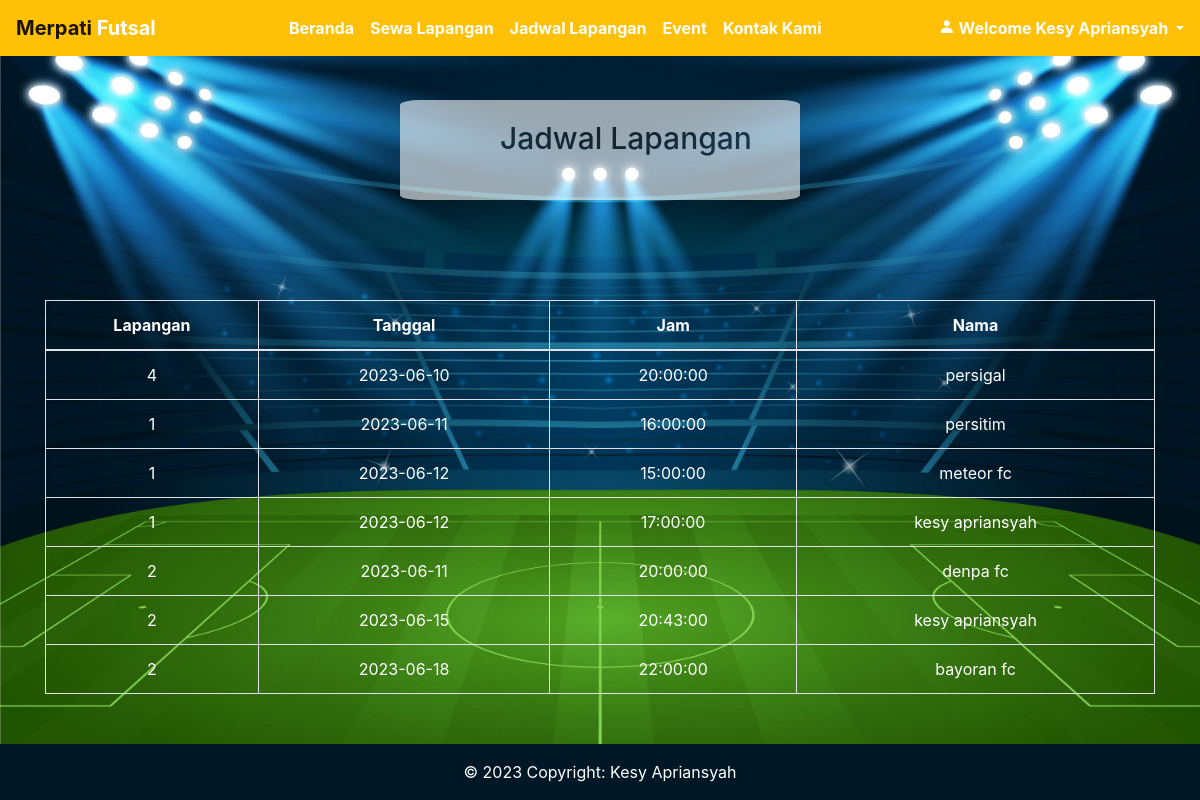
Page /pages-user/Jadwal.php (signed in) on the committed database.
### tables this page shows
CREATE TABLE `booking` (
  `id` int(11) NOT NULL,
  `nama` varchar(255) NOT NULL,
  `no_telepon` varchar(255) NOT NULL,
  `tanggal` date NOT NULL,
  `waktu` time NOT NULL,
  `durasi` int(11) NOT NULL,
  `jumlah_pemain` int(11) NOT NULL,
  `no_lapangan` int(11) NOT NULL,
  `harga` int(11) NOT NULL,
  `deposito` varchar(255) NOT NULL,
  `keterangan` varchar(255) DEFAULT NULL
);

### pages-user/Jadwal.php (the view, shortened to what this page needs)
<?php
include('../src/connection.php');
$query = mysqli_query($connect, "SELECT * FROM booking");
$hasil = mysqli_fetch_all($query, MYSQLI_ASSOC);
?>
<!DOCTYPE html>
<html lang="en">
<head>
      <link href="./css/jadwal.css?=<?php echo time(); ?>" rel="stylesheet" />
      <link href="https://unpkg.com/boxicons@2.0.9/css/boxicons.min.css" rel="stylesheet" />
  <link rel="stylesheet" href="https://maxcdn.bootstrapcdn.com/bootstrap/4.0.0/css/bootstrap.min.css">
</head>
<body>
    <?php include("./header.php")?>
<main class="content"><h1>Jadwal Lapangan</h1>
</main>
   <div class="container ">
          <div class="order">
            <table class="table table-bordered text-center">
              <thead>
                <tr>
                    <th>Lapangan</th>
                    <th>Tanggal</th>
                    <th>Jam</th>
                    <th>Nama</th>
                </tr>
              </thead>
              <tbody>
                 <?php foreach ($hasil as $key =>
              $value) : ?>
                <tr>
                    <td class="px-4"><?php echo $value['no_lapangan']; ?></td>
                    <td class="px-4"><?php echo $value['tanggal']; ?></td>
                    <td class="px-4"><?php echo $value['waktu']; ?></td>
                    <td class="px-4"><?php echo $value['nama']; ?></td>
                </tr>
                   <?php endforeach ?>
              </tbody>
            </table>
          </div>
        </div>
<footer class="bg-secondary text-center text-white">
  <div class="text-center p-3 " style="background-color:#001725;" >
    © 2023 Copyright:
    <a class="text-white" href="https://kesyapriansyah.vercel.app/">Kesy Apriansyah</a>
  </div>
</footer>
</body>
</html>

### pages-user/css/jadwal.css (style rules this page uses)
body { background-image: url("../image/lapangan.jpg"); background-size: cover; }
.content { display: flex; background-color: white; width: 400px; margin: auto; height: 100px; margin-top: 100px; border-radius: 5%; opacity: 0.6; }
.content h1 { margin-left: 25%; text-align: center; font-size: 30px; margin-top: 20px; }
.container { color: white; margin-top: 100px; }
footer { position: absolute; bottom: 0; width: 100%; }

### rows in the picture
booking: no_lapangan "4", tanggal "2023-06-10", waktu "20:00:00", nama "persigal"
booking: no_lapangan "1", tanggal "2023-06-11", waktu "16:00:00", nama "persitim"
booking: no_lapangan "1", tanggal "2023-06-12", waktu "15:00:00", nama "meteor fc"
booking: no_lapangan "1", tanggal "2023-06-12", waktu "17:00:00", nama "kesy apriansyah"
booking: no_lapangan "2", tanggal "2023-06-11", waktu "20:00:00", nama "denpa fc"
booking: no_lapangan "2", tanggal "2023-06-15", waktu "20:43:00", nama "kesy apriansyah"
booking: no_lapangan "2", tanggal "2023-06-18", waktu "22:00:00", nama "bayoran fc"

### other values in the picture
$_SESSION['username'] "Kesy Apriansyah"
